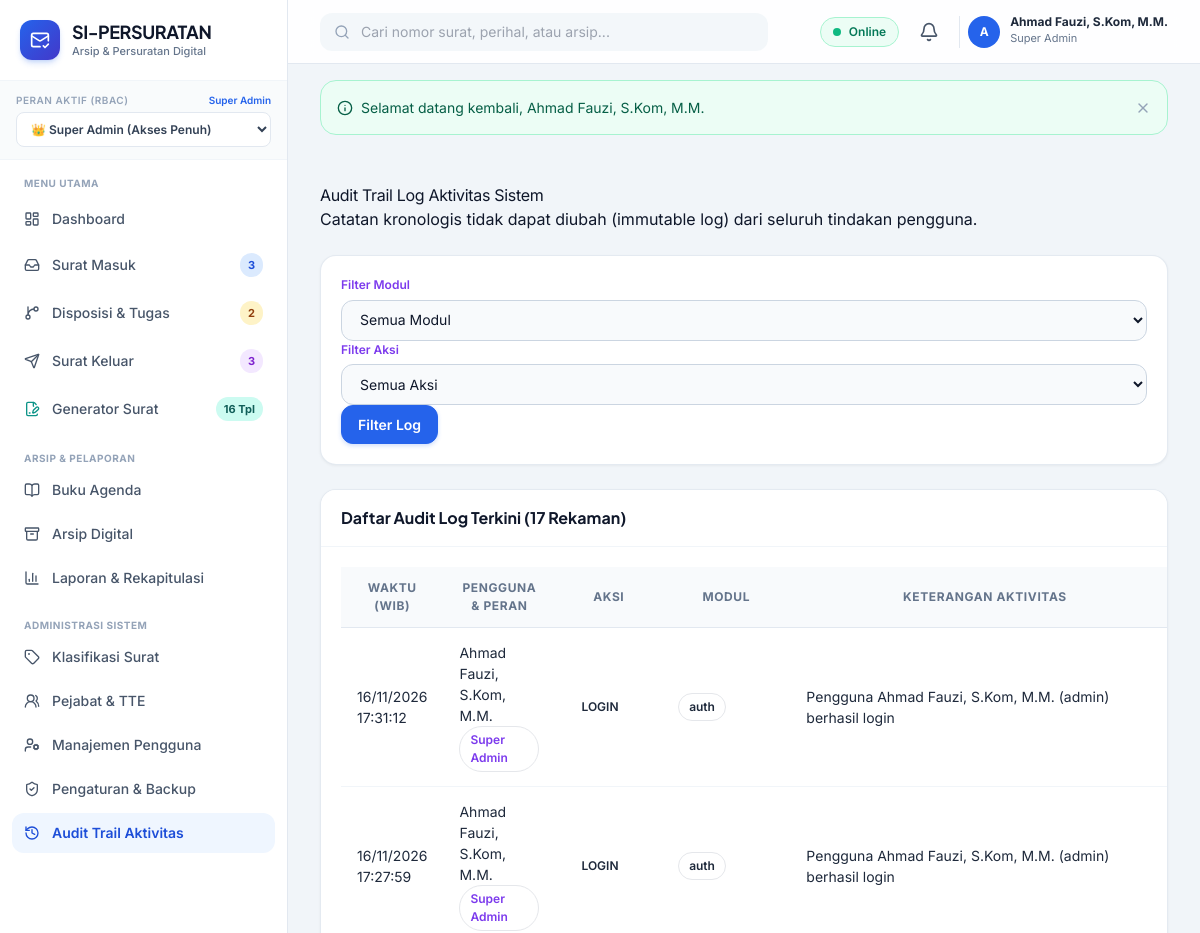
The app's page /public/audit_log.php (signed in, upper part), older data.
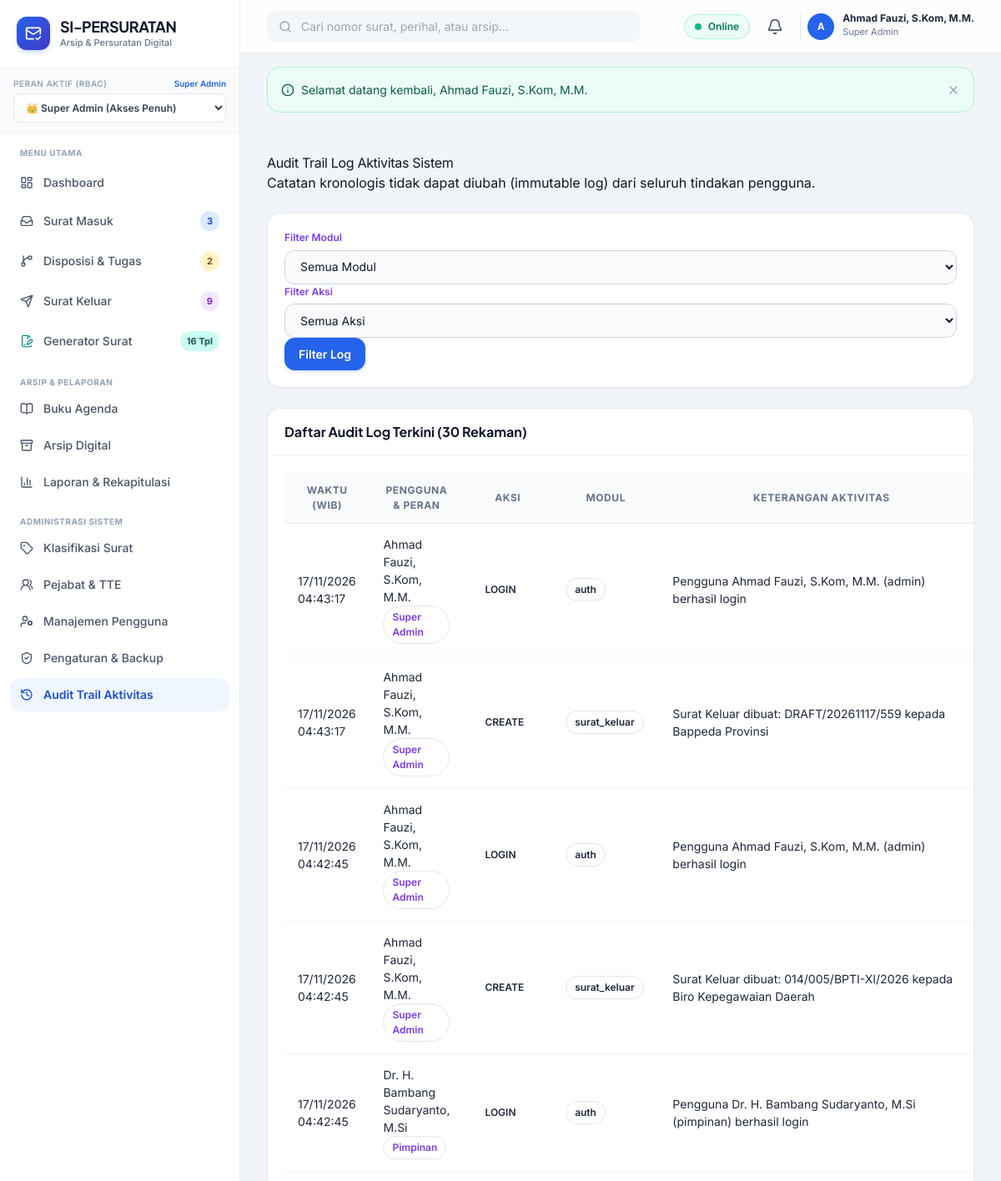
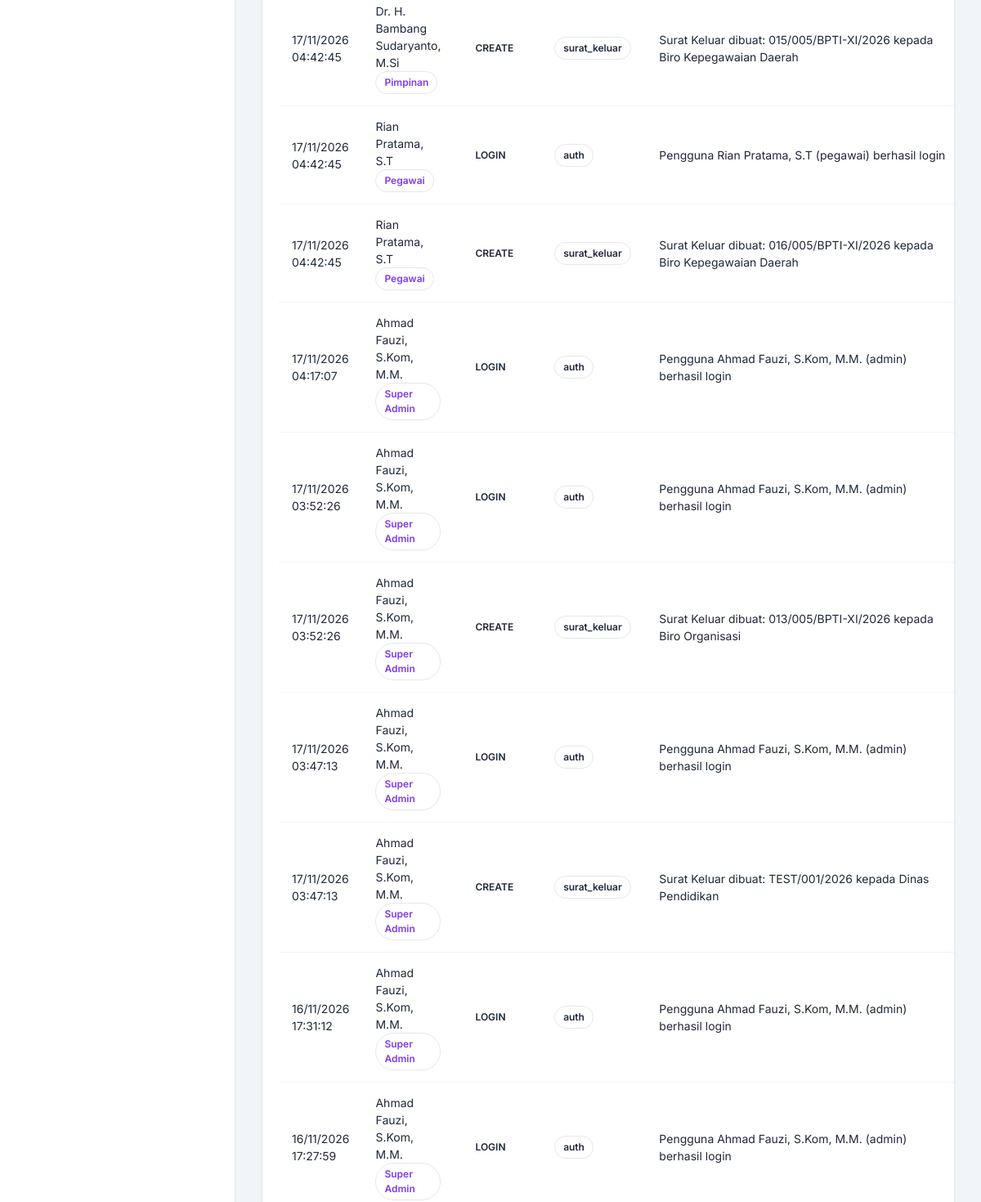
The same page, newer data (2 pictures, top to bottom).
### tables this page shows
CREATE TABLE aktivitas_log (
    id INTEGER PRIMARY KEY AUTOINCREMENT,
    user_id INTEGER,
    action TEXT NOT NULL, -- 'CREATE', 'UPDATE', 'DELETE', 'APPROVE', 'EXPORT', 'BACKUP', 'RESTORE', 'LOGIN'
    module TEXT NOT NULL, -- 'auth', 'surat_masuk', 'surat_keluar', 'disposisi', 'arsip', 'backup', 'settings'
    record_id INTEGER,
    details TEXT,
    ip_address TEXT,
    user_agent TEXT,
    created_at DATETIME DEFAULT CURRENT_TIMESTAMP,
    FOREIGN KEY (user_id) REFERENCES users (id) ON DELETE SET NULL
);

CREATE TABLE users (
    id INTEGER PRIMARY KEY AUTOINCREMENT,
    username TEXT NOT NULL UNIQUE,
    email TEXT NOT NULL UNIQUE,
    password_hash TEXT NOT NULL,
    full_name TEXT NOT NULL,
    nip TEXT,
    jabatan TEXT,
    phone TEXT,
    role_id INTEGER NOT NULL,
    avatar TEXT,
    is_active INTEGER NOT NULL DEFAULT 1,
    created_at DATETIME DEFAULT CURRENT_TIMESTAMP,
    updated_at DATETIME DEFAULT CURRENT_TIMESTAMP,
    deleted_at DATETIME DEFAULT NULL,
    FOREIGN KEY (role_id) REFERENCES roles (id) ON DELETE RESTRICT
);

CREATE TABLE roles (
    id INTEGER PRIMARY KEY AUTOINCREMENT,
    name TEXT NOT NULL,
    slug TEXT NOT NULL UNIQUE,
    description TEXT,
    created_at DATETIME DEFAULT CURRENT_TIMESTAMP
);

### config/app.php (called while the page is built, shortened)
<?php
function url(string $path = ''): string {
    $cleanPath = ltrim($path, '/');
    return BASE_URL . '/' . $cleanPath;
}
spl_autoload_register(function ($class) {
    $dirs = ['helpers', 'models', 'controllers'];
    foreach ($dirs as $dir) {
        $file = APP_PATH . '/' . $dir . '/' . $class . '.php';
        if (file_exists($file)) {
            return;
        }
    }
});

### app/helpers/Auth.php (called while the page is built, shortened)
<?php
class Auth {
    public static function check(): bool {
        return isset($_SESSION['user_id']) && !empty($_SESSION['user_id']);
    }
    public static function user(): ?array {
        static $cachedUser = null;
        if ($cachedUser !== null && $cachedUser['id'] === $_SESSION['user_id']) {
            return $cachedUser;
        }
        $db = Database::getInstance();
        $stmt = $db->prepare("
            SELECT u.*, r.name as role_name, r.slug as role_slug
            FROM users u
            JOIN roles r ON u.role_id = r.id
            WHERE u.id = :id AND u.is_active = 1 AND u.deleted_at IS NULL
        ");
        $stmt->execute([':id' => $_SESSION['user_id']]);
        $user = $stmt->fetch();
        $cachedUser = $user;
        return $user;
    }
    public static function role(): ?string {
        $user = self::user();
        return $user['role_slug'] ?? null;
    }
    public static function hasRole($roles): bool {
        $currentRole = self::role();
        if (is_string($roles)) {
            $roles = [$roles];
        }
        return in_array($currentRole, $roles);
    }
    public static function can(string $permissionSlug): bool {
        $user = self::user();
        if ($user['role_slug'] === 'superadmin') {
            return true;
        }
        static $permissions = null;
        return in_array($permissionSlug, $permissions);
    }
}

### app/helpers/Flash.php (called while the page is built, shortened)
<?php
class Flash {
    public static function get(): array {
        $messages = $_SESSION['flash_messages'] ?? [];
        return $messages;
    }
}

### public/audit_log.php (the view, shortened to what the changed rows need)
<?php
require_once __DIR__ . '/../config/app.php';
if (!Auth::check() || !Auth::hasRole('superadmin')) {
    Flash::set('danger', 'Hanya Super Administrator yang berwenang melihat Audit Trail Log.');
    redirect('dashboard.php');
}
$db = Database::getInstance();
$sql = "
    SELECT a.*, u.full_name, u.username, r.name as role_name
    FROM aktivitas_log a
    LEFT JOIN users u ON a.user_id = u.id
    LEFT JOIN roles r ON u.role_id = r.id
    WHERE 1=1
";
$params = [];
$sql .= " ORDER BY a.created_at DESC LIMIT 100";
$stmt = $db->prepare($sql);
$stmt->execute($params);
$logs = $stmt->fetchAll();
require_once APP_PATH . '/views/layouts/header.php';
?>
<div class="card border-0 shadow-sm rounded-3">
    <div class="card-header bg-white border-bottom py-3">
        <h6 class="fw-bold m-0">Daftar Audit Log Terkini (<?= count($logs) ?> Rekaman)</h6>
    </div>
    <div class="card-body p-0">
        <div class="table-responsive">
            <table class="table table-custom mb-0">
                <thead>
                    <tr>
                        <th width="160">Waktu (WIB)</th>
                        <th>Pengguna & Peran</th>
                        <th>Aksi</th>
                        <th>Modul</th>
                        <th>Keterangan Aktivitas</th>
                    </tr>
                </thead>
                <tbody>
                    <?php if (empty($logs)): ?>
                        <tr><td colspan="6" class="text-center text-muted py-4">Tidak ada log aktivitas yang cocok.</td></tr>
                    <?php else: ?>
                        <?php foreach ($logs as $l): ?>
                            <tr>
                                <td class="text-muted font-monospace small"><?= date('d/m/Y H:i:s', strtotime($l['created_at'])) ?></td>
                                <td>
                                    <div class="fw-semibold text-dark small"><?= htmlspecialchars($l['full_name'] ?? 'System') ?></div>
                                    <span class="badge bg-light text-secondary border" style="font-size:10px;"><?= htmlspecialchars($l['role_name'] ?? 'Guest') ?></span>
                                </td>
                                <td>
                                    <?php
                                    $actBadge = match($l['action']) {
                                        'CREATE' => 'badge-soft-success',
                                        'UPDATE' => 'badge-soft-warning',
                                        'DELETE' => 'badge-soft-danger',
                                        'APPROVE' => 'badge-soft-purple',
                                        'LOGIN' => 'badge-soft-primary',
                                        'BACKUP', 'RESTORE' => 'badge-soft-info',
                                        default => 'badge-soft-primary'
                                    };
                                    ?>
                                    <span class="badge <?= $actBadge ?>"><?= htmlspecialchars($l['action']) ?></span>
                                </td>
                                <td><span class="badge bg-light text-dark border"><?= htmlspecialchars($l['module']) ?></span></td>
                                <td class="small text-secondary"><?= htmlspecialchars($l['details'] ?? '-') ?></td>
                            </tr>
                        <?php endforeach; ?>
                    <?php endif; ?>
                </tbody>
            </table>
        </div>
    </div>
</div>
<?php require_once APP_PATH . '/views/layouts/footer.php'; ?>

### app/views/layouts/header.php (shortened to what the changed rows need)
<?php
$flashMessages = Flash::get();
?>
<!DOCTYPE html>
<html lang="id">
<head>
    <script src="https://cdn.tailwindcss.com"></script>
</head>
<body class="antialiased selection:bg-blue-100 selection:text-blue-900">
<div class="min-h-screen flex flex-col lg:flex-row">
    <?php require_once APP_PATH . '/views/layouts/sidebar.php'; ?>
    <div class="flex-1 flex flex-col min-w-0 pb-20 lg:pb-0">
        <?php if (!empty($flashMessages)): ?>
            <div class="px-4 lg:px-8 pt-4 space-y-2">
                <?php foreach ($flashMessages as $msg): ?>
                    <div class="alert alert-<?= htmlspecialchars($msg['type']) ?> flex items-center justify-between m-0">
                        <div class="flex items-center gap-2">
                            <i data-lucide="info" class="w-4 h-4 shrink-0"></i>
                            <span><?= htmlspecialchars($msg['message']) ?></span>
                        </div>
                        <button type="button" onclick="this.parentElement.remove()" class="text-slate-400 hover:text-slate-600">
                            <i data-lucide="x" class="w-4 h-4"></i>
                        </button>
                    </div>
                <?php endforeach; ?>
            </div>
        <?php endif; ?>
        <main class="flex-1 p-4 lg:p-8 max-w-7xl w-full mx-auto space-y-6">

### app/views/layouts/sidebar.php (shortened to what the changed rows need)
<?php
$currentUri = $_SERVER['REQUEST_URI'] ?? '/';
function isSidebarActive(string $pattern, string $uri): bool {
    return str_contains($uri, $pattern);
}
$db = Database::getInstance();
$badgeSk = (int)$db->query("SELECT COUNT(*) FROM surat_keluar WHERE deleted_at IS NULL")->fetchColumn();
?>
<aside id="sidebar" class="fixed lg:sticky top-0 left-0 z-50 h-screen w-72 bg-white border-r border-slate-200 flex flex-col transition-transform duration-300 -translate-x-full lg:translate-x-0 shrink-0">
  <div class="p-5 border-b border-slate-100 flex items-center justify-between">
    <a href="<?= url('dashboard.php') ?>" class="flex items-center gap-3 group text-decoration-none">
      <div>
        <h1 class="font-display font-bold text-slate-900 text-lg leading-tight tracking-tight">SI-PERSURATAN</h1>
      </div>
    </a>
  </div>
  <nav class="flex-1 overflow-y-auto px-3 py-4 space-y-1">
    <?php if (Auth::can('surat_keluar.view')): ?>
      <a href="<?= url('surat_keluar/') ?>" class="w-full flex items-center justify-between px-3 py-2.5 rounded-xl text-sm font-medium transition-all <?= isSidebarActive('surat_keluar', $currentUri) ? 'bg-purple-50 text-purple-700 font-semibold' : 'text-slate-600 hover:bg-slate-50 hover:text-slate-900' ?>">
        <div class="flex items-center gap-3">
          <i data-lucide="send" class="w-4 h-4 shrink-0"></i>
          <span>Surat Keluar</span>
        </div>
        <span class="text-[11px] font-bold px-2 py-0.5 rounded-full bg-purple-100 text-purple-700"><?= $badgeSk ?></span>
      </a>
    <?php endif; ?>
  </nav>
</aside>

Row changes from the older to the newer data that the page shows:
added aktivitas_log: created_at "17/11/2026 04:43:17", user.full_name "Ahmad Fauzi, S.Kom, M.M.", roles.name "Super Admin", action "LOGIN", module "auth", details "Pengguna Ahmad Fauzi, S.Kom, M.M. (admin) berhasil login"
added aktivitas_log: created_at "17/11/2026 04:43:17", user.full_name "Ahmad Fauzi, S.Kom, M.M.", roles.name "Super Admin", action "CREATE", module "surat_keluar", details "Surat Keluar dibuat: DRAFT/20261117/559 kepada Bappeda Provinsi"
added aktivitas_log: created_at "17/11/2026 04:42:45", user.full_name "Ahmad Fauzi, S.Kom, M.M.", roles.name "Super Admin", action "LOGIN", module "auth", details "Pengguna Ahmad Fauzi, S.Kom, M.M. (admin) berhasil login"
added aktivitas_log: created_at "17/11/2026 04:42:45", user.full_name "Ahmad Fauzi, S.Kom, M.M.", roles.name "Super Admin", action "CREATE", module "surat_keluar", details "Surat Keluar dibuat: 014/005/BPTI-XI/2026 kepada Biro Kepegawaian Daerah"
added aktivitas_log: created_at "17/11/2026 04:42:45", user.full_name "Dr. H. Bambang Sudaryanto, M.Si", roles.name "Pimpinan", action "LOGIN", module "auth", details "Pengguna Dr. H. Bambang Sudaryanto, M.Si (pimpinan) berhasil login"
added aktivitas_log: created_at "17/11/2026 04:42:45", user.full_name "Dr. H. Bambang Sudaryanto, M.Si", roles.name "Pimpinan", action "CREATE", module "surat_keluar", details "Surat Keluar dibuat: 015/005/BPTI-XI/2026 kepada Biro Kepegawaian Daerah"
added aktivitas_log: created_at "17/11/2026 04:42:45", user.full_name "Rian Pratama, S.T", roles.name "Pegawai", action "LOGIN", module "auth", details "Pengguna Rian Pratama, S.T (pegawai) berhasil login"
added aktivitas_log: created_at "17/11/2026 04:42:45", user.full_name "Rian Pratama, S.T", roles.name "Pegawai", action "CREATE", module "surat_keluar", details "Surat Keluar dibuat: 016/005/BPTI-XI/2026 kepada Biro Kepegawaian Daerah"
added aktivitas_log: created_at "17/11/2026 04:17:07", user.full_name "Ahmad Fauzi, S.Kom, M.M.", roles.name "Super Admin", action "LOGIN", module "auth", details "Pengguna Ahmad Fauzi, S.Kom, M.M. (admin) berhasil login"
added aktivitas_log: created_at "17/11/2026 03:52:26", user.full_name "Ahmad Fauzi, S.Kom, M.M.", roles.name "Super Admin", action "LOGIN", module "auth", details "Pengguna Ahmad Fauzi, S.Kom, M.M. (admin) berhasil login"
added aktivitas_log: created_at "17/11/2026 03:52:26", user.full_name "Ahmad Fauzi, S.Kom, M.M.", roles.name "Super Admin", action "CREATE", module "surat_keluar", details "Surat Keluar dibuat: 013/005/BPTI-XI/2026 kepada Biro Organisasi"
added aktivitas_log: created_at "17/11/2026 03:47:13", user.full_name "Ahmad Fauzi, S.Kom, M.M.", roles.name "Super Admin", action "LOGIN", module "auth", details "Pengguna Ahmad Fauzi, S.Kom, M.M. (admin) berhasil login"
added aktivitas_log: created_at "17/11/2026 03:47:13", user.full_name "Ahmad Fauzi, S.Kom, M.M.", roles.name "Super Admin", action "CREATE", module "surat_keluar", details "Surat Keluar dibuat: TEST/001/2026 kepada Dinas Pendidikan"
Text that changed along with them:
$badgeSk: "3" → "9"
count($logs): "17" → "30"
